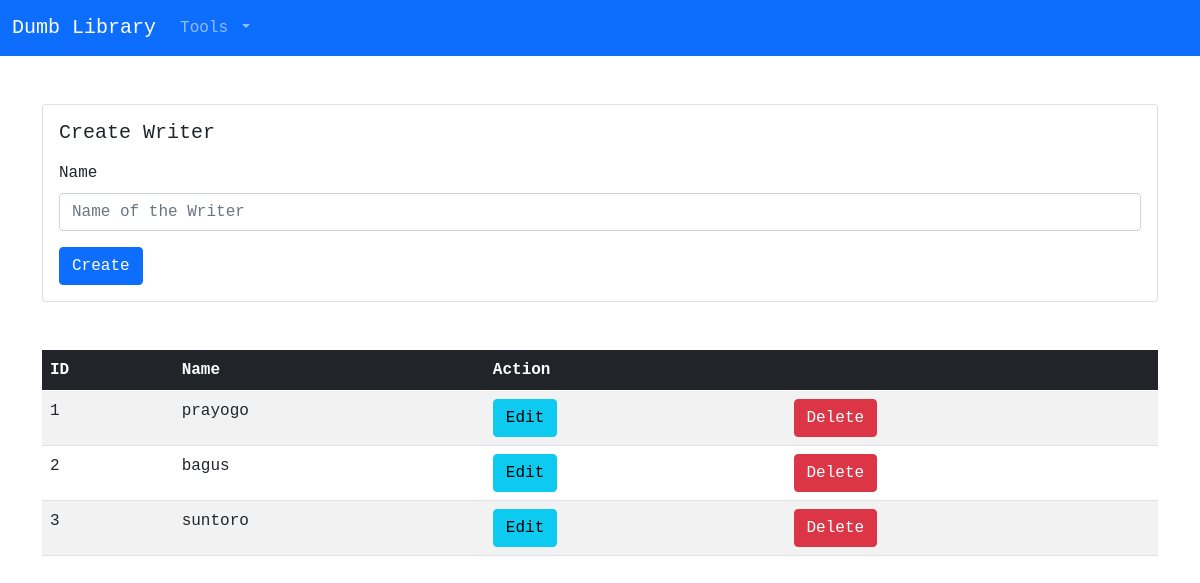
The app's page /4B/writer.php with its own data.
### tables this page shows
CREATE TABLE `writer_tb` (
  `id` int(20) NOT NULL,
  `name` varchar(191) NOT NULL
);

### 4B/function.php (called while the page is built, shortened)
<?php
$conn = mysqli_connect('localhost', 'root', '', 'dumblibrary');
function index($query)
{
    global $conn;
    $result = mysqli_query($conn, $query);
    $wadah = [];
    while ($row = mysqli_fetch_assoc($result)) {
        $wadah[] = $row;
    }
    return $wadah;
}
?>

### 4B/writer.php (the view, shortened to what this page needs)
<?php
include('header.php');
include('function.php');
$writers = index("SELECT * FROM writer_tb");
?>
<div class="container">
    <div class="col-md-12">
        <form class="mb-5" action="" method="POST">
            <div class="card">
                <div class="card-body">
                    <h5 class="card-title mb-3">Create Writer</h5>
                    <div class="mb-3">
                        <label for="writer" class="form-label">Name</label>
                        <input type="text" class="form-control" id="writer" name="name" placeholder="Name of the Writer" required>
                    </div>
                    <button class="btn btn-primary" type="submit" name="submit">Create</button>
                </div>
            </div>
        </form>
        <div>
            <table class="table table-striped mb-5">
                <thead>
                    <tr class="table-dark">
                        <th scope="col">ID</th>
                        <th scope="col">Name</th>
                        <th scope="col" colspan="2">Action</th>
                    </tr>
                </thead>
                <tbody>
                    <?php $no = 1; ?>
                    <?php foreach ($writers as $writer) : ?>
                        <tr>
                            <td scope="row"><?= $no; ?></td>
                            <td scope="row"><?= $writer["name"] ?></td>
                            <td>
                                <a href="editwriter.php?id=<?php echo $writer["id"]; ?>"><button class="btn btn-info" type="submit" name="submit">Edit</button></a>
                            </td>
                            <td>
                                <a href="deletewrit.php?id=<?php echo $writer["id"]; ?>" onclick="return confirm('Yakin hapus?')"><button class="btn btn-danger" type="submit" name="submit">Delete</button></a>
                            </td>
                        </tr>
                        <?php $no++ ?>
                    <?php endforeach; ?>
                </tbody>
            </table>
        </div>
    </div>
</div>
<?php include('footer.php') ?>

### 4B/index.css (style rules this page uses)
body { font-family: 'Courier New', Courier, monospace; }

### records on screen
writer_tb: name "prayogo"
writer_tb: name "bagus"
writer_tb: name "suntoro"
